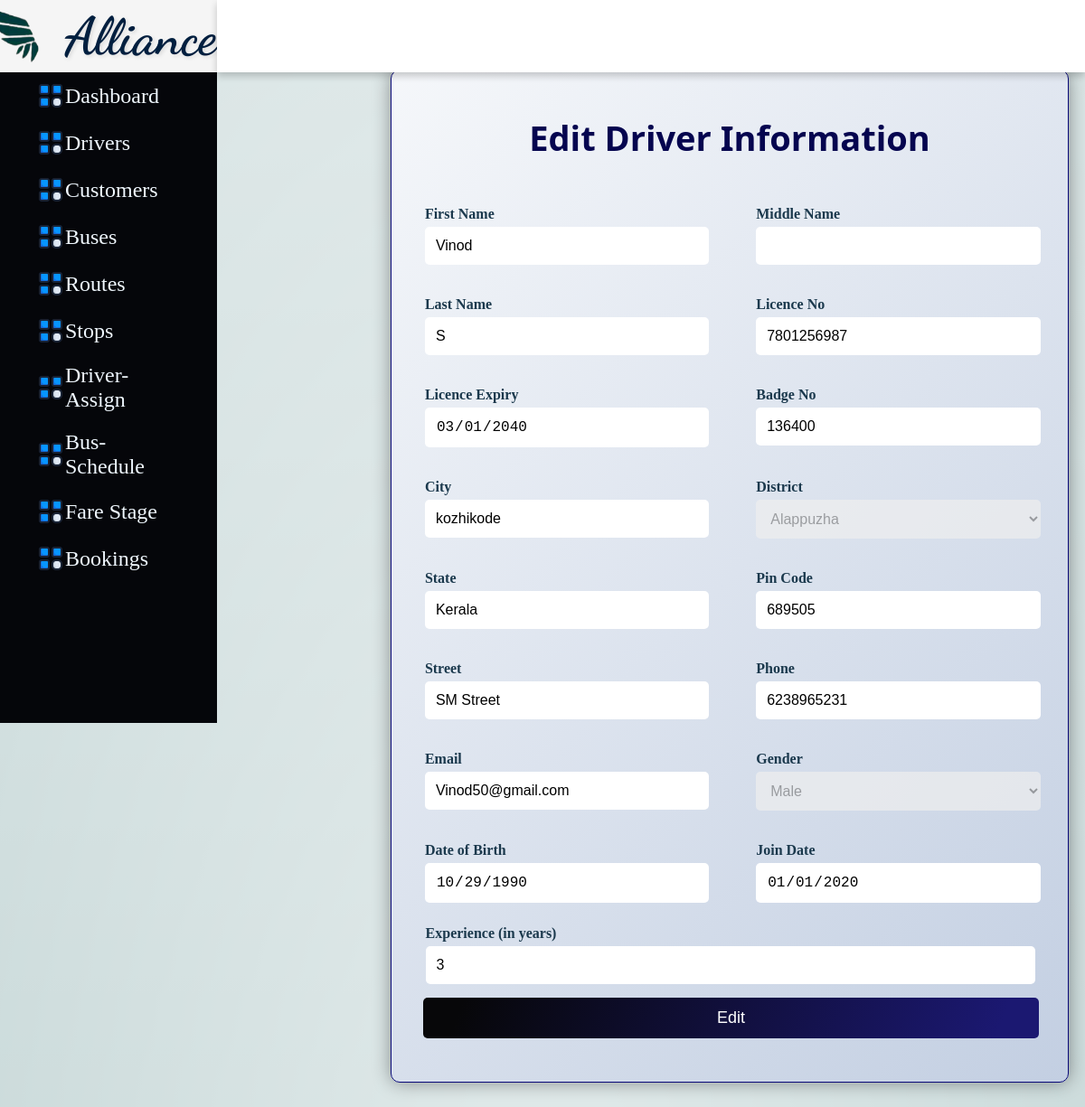
Screenshot of /Udriver.php?Driver_id=1 (signed in) with the database file from the repository.
### tables this page shows
CREATE TABLE `tbl_driver` (
  `Driver_id` int(5) NOT NULL,
  `D_fname` varchar(10) NOT NULL,
  `D_mname` varchar(10) NOT NULL,
  `D_lname` varchar(10) NOT NULL,
  `D_licence_no` varchar(16) NOT NULL,
  `D_licence_expiry` date NOT NULL,
  `D_badge_no` varchar(15) NOT NULL,
  `D_city` varchar(20) NOT NULL,
  `D_dist` varchar(20) NOT NULL,
  `D_state` varchar(20) NOT NULL,
  `D_pin` decimal(6,0) NOT NULL,
  `D_street` varchar(20) NOT NULL,
  `D_phone` decimal(10,0) NOT NULL,
  `D_email` varchar(30) NOT NULL,
  `D_gender` varchar(1) NOT NULL,
  `D_dob` date NOT NULL,
  `D_join` date NOT NULL,
  `D_experience` varchar(2) NOT NULL
);

### Udriver.php (the view, shortened to what this page needs)
<html>
    <head>
        <link rel="stylesheet" href="Style.css">
        <link rel="stylesheet" href="Audriver.css">
    </head>
    <body>
        <div class="side-menu">
            <div class="brand-name">
                <div class="logo">
                    <img src="logo2.png">
                </div>
            <h1>Alliance</h1>
        </div>
        <ul class="ui">
        <li><a href="admin.php"><img src="ui.png"> Dashboard </a></li>
          <li><a href="Driver.php"><img src="ui.png">Drivers</a></li>
          <li><a href="Cust.php"><img src="ui.png">Customers</a></li>
          <li><a href="Bus.php"><img src="ui.png">Buses</a></li>
          <li><a href="Route.php"><img src="ui.png">Routes</a></li>
          <li><a href="Stop.php"><img src="ui.png">Stops</a></li>
          <li><a href="Driverbus.php"><img src="ui.png">Driver-Assign</a></li>
          <li><a href="Busroute.php"><img src="ui.png">Bus-Schedule</a></li>
          <li><a href="Farestage.php"><img src="ui.png">Fare Stage</a></li>
          <li><a href="Abooking_view.php"><img src="ui.png">Bookings</a></li>
        </ul>
        </div>
        <div class="container">
            <div class="header">
                <div class="nav">
                <div class="user">
                    <div class="img-case">
                    </div>
                </div>
                </div>
            </div>
            <div class="content">
                    <div class="main">
                      <div class="form">
                    <?php
                      include 'Dbconnect.php';
                      $row = null;
                      function sanitizeInput($data) {
                          $data = trim($data);
                          $data = stripslashes($data);
                          $data = htmlspecialchars($data);
                          return $data;
                      }
                      if (isset($_POST['Update'])) {
                          $Driverid =sanitizeInput($_POST['Driver_id']);
                          $firstName=sanitizeInput($_POST['D_fname']);
                          $middleName=sanitizeInput($_POST["D_mname"]);
                          $lastName=sanitizeInput($_POST["D_lname"]);
                          $licenseNo=sanitizeInput($_POST["D_licence_no"]);
                          $licenseExpiry=sanitizeInput($_POST["D_licence_expiry"]);
                          $badgeNo=sanitizeInput($_POST["D_badge_no"]);
                          $city=sanitizeInput($_POST["D_city"]);
                          $district=sanitizeInput($_POST["D_dist"]);
                          $state = sanitizeInput($_POST["D_state"]);
                          $pinCode=sanitizeInput($_POST["D_pin"]);
                          $street=sanitizeInput($_POST["D_street"]);
                          $phone=sanitizeInput($_POST["D_phone"]);
                          $email=sanitizeInput($_POST["D_email"]);
                          $gender=sanitizeInput($_POST["D_gender"]);
                          $dob=sanitizeInput($_POST["D_dob"]);
                          $joinDate=sanitizeInput($_POST["D_join"]);
                          $experience=sanitizeInput($_POST["D_experience"]);
                          $district = sanitizeInput($_POST["D_dist"]);
                          if ($district === 'others') {
                              $otherDistrict = sanitizeInput($_POST["otherDistrict"]);
                              $district = $otherDistrict;
                          }
                          if (empty($licenseNo)) {
                              header("Location: ../Udriver.php?Driver_id=$id&error=D_licence_no is Required");
                              exit;
                          } else {
                                $duplicateFields = array();
                                $checkLicenceQuery = "SELECT * FROM tbl_Driver WHERE D_licence_no = '$licenseNo' AND Driver_id != $Driverid";
                                $resultLicence = mysqli_query($conn, $checkLicenceQuery);
                                if (mysqli_num_rows($resultLicence) > 0) {
                                    $duplicateFields[] = "Licence Number";
                                }
                                $checkBadgeQuery = "SELECT * FROM tbl_Driver WHERE D_badge_no = '$badgeNo' AND Driver_id != $Driverid";
                                $resultBadge = mysqli_query($conn, $checkBadgeQuery);
                                if (mysqli_num_rows($resultBadge) > 0) {
                                    $duplicateFields[] = "Badge Number";
                                }
                                $checkPhoneQuery = "SELECT * FROM tbl_Driver WHERE D_phone = '$phone' AND Driver_id != $Driverid";
                                $resultPhone = mysqli_query($conn, $checkPhoneQuery);
                                if (mysqli_num_rows($resultPhone) > 0) {
                                    $duplicateFields[] = "Phone";
                                }
                                $checkEmailQuery = "SELECT * FROM tbl_Driver WHERE D_email = '$email' AND Driver_id != $Driverid";
                                $resultEmail = mysqli_query($conn, $checkEmailQuery);
                                if (mysqli_num_rows($resultEmail) > 0) {
                                    $duplicateFields[] = "Email";
                                }
                                if (count($duplicateFields) > 0) {
                                    $duplicateFieldsStr = implode(", ", $duplicateFields);
                                    echo "<script>alert('$duplicateFieldsStr Already Exists: Please use different $duplicateFieldsStr');</script>";
                                } else {
                                    $sql = "UPDATE tbl_Driver SET
                                    D_fname='$firstName',
                                    D_mname='$middleName',
                                    D_lname='$lastName',
                                    D_licence_no='$licenseNo',
                                    D_licence_expiry='$licenseExpiry',
                                    D_badge_no='$badgeNo',
                                    D_city='$city',
                                    D_dist='$district',
                                    D_state='$state',
                                    D_pin='$pinCode',
                                    D_street='$street',
                                    D_phone='$phone',
                                    D_email='$email',
                                    D_gender='$gender',
                                    D_dob='$dob',
                                    D_join='$joinDate',
                                    D_experience='$experience'
                                    WHERE Driver_id=$Driverid";
                                  if (mysqli_query($conn, $sql)) {
                                      echo "<script> alert(\"Driver updated successfully\");</script>";
                                      echo "<script>window.location.href='Driver.php';</script>";
                                      exit;
                                  } else {
                                      echo "Error updating record: " . mysqli_error($conn);
                                  }
                              }
                          }
                      } elseif (isset($_GET['Driver_id'])) {
                          $Driverid = sanitizeInput($_GET['Driver_id']);
                          $sql = "SELECT * FROM tbl_Driver WHERE Driver_id=$Driverid";
                          $result = mysqli_query($conn, $sql);
                          if (mysqli_num_rows($result) > 0) {
                              $row = mysqli_fetch_assoc($result);
                          } else {
                              echo "<script> alert(\"No Driver found with the specified ID\");</script>";
                              echo "<script>window.location.href='Udriver.php';</script>";
                              exit;
                          }
                      }
                      ?>
                      <form action="Udriver.php" method="post" onsubmit="return validateDateOfBirth()">
                      <h1>Edit Driver Information</h1>
                      <div class="form-row">
                          </div>
                        <div class="form-row">
                          <div class="form-group">
                            <label for="firstName">First Name</label>
                            <input type="text" id="firstName" name="D_fname" value="<?php echo $row['D_fname'] ?? ''; ?>" readonly required>
                          </div>
                          <div class="form-group">
                            <label for="middleName">Middle Name</label>
                            <input type="text" id="middleName" name="D_mname" value="<?php echo $row['D_mname'] ?? ''; ?>" readonly>
                          </div>
                        </div>
                        <div class="form-row">
                          <div class="form-group">
                            <label for="lastName">Last Name</label>
                            <input type="text" id="lastName" name="D_lname" value="<?php echo $row['D_lname'] ?? ''; ?>" readonly>
                          </div>
                            <div class="form-group">
                              <label for="licenceNo">Licence No</label>
                              <input type="text" id="licenceNo" name="D_licence_no" maxlength="16"  value="<?php echo $row['D_licence_no'] ?? ''; ?>" readonly required>
                            </div>
                        </div>
                        <div class="form-row">
                          <div class="form-group">
                            <label for="licenceexpiry">Licence Expiry</label>
                            <input type="date" id="licence Expiry" name="D_licence_expiry"  min="<?= date('Y-m-d'); ?>" value="<?php echo $row['D_licence_expiry'] ?? ''; ?>" readonly required>
                          </div>
                          <div class="form-group">
                            <label for="badgeNo">Badge No</label>
                            <input type="text" id="badgeNo" name="D_badge_no" maxlength="15"  value="<?php echo $row['D_badge_no'] ?? ''; ?>" readonly required>
                          </div>
                        </div>
                        <div class="form-row">
                          <div class="form-group">
                            <label for="city">City</label>
                            <input type="text" id="city" name="D_city" value="<?php echo $row['D_city'] ?? ''; ?>" readonly required>
                          </div>
                          <div class="form-group">
                            <label for="district">District</label>
                            <select id="D_dist" name="D_dist" onchange="handleDistrictChange(this.value)" disabled required>
                            <?php
                            $districtOptions = array(
                                "Thiruvananthapuram", "Kollam", "Pathanamthitta", "Alappuzha",
                                "Kottayam", "Idukki", "Ernakulam", "Thrissur", "Palakkad",
                                "Malappuram", "Kozhikode", "Wayanad", "Kannur", "Kasargod", "others"
                            );
                            foreach ($districtOptions as $districtOption) {
                                $selected = (isset($row['D_dist']) && trim($row['D_dist']) === $districtOption) ? 'selected' : '';
                                echo "<option value=\"$districtOption\" $selected>$districtOption</option>";
                            }
                            ?>
                        </select>
                          </div>
                        </div>
                        <div class="form-row">
                          <div class="form-group">
                            <label for="D_state">State</label>
                            <input type="text" id="D_state" name="D_state" value="<?php echo $row['D_state'] ?? ''; ?>" readonly required>
                          </div>
                          <div class="form-group">
                            <label for="pinCode">Pin Code</label>
                            <input type="text" id="pinCode" name="D_pin" pattern="[0-9]{6}" minlength="6" maxlength="6" value="<?php echo $row['D_pin'] ?? ''; ?>" readonly required>
                          </div>
                        </div>
                        <div class="form-row">
                          <div class="form-group">
                            <label for="street">Street</label>
                            <input type="text" id="street" name="D_street" value="<?php echo $row['D_street'] ?? ''; ?>" readonly required>
                          </div>
                          <div class="form-group">
                            <label for="phone">Phone</label>
                            <input type="tel" id="phone" name="D_phone" pattern="[0-9]{10}" minlength="10" maxlength="10" value="<?php echo $row['D_phone'] ?? ''; ?>" readonly required>
                          </div>
                        </div>
                        <div class="form-row">
                          <div class="form-group">
                            <label for="email">Email</label>
                            <input type="email" id="email" name="D_email" value="<?php echo $row['D_email'] ?? ''; ?>" readonly required>
                          </div>
                          <div class="form-group">
                            <label for="gender">Gender</label>
                            <select id="D_gender" name="D_gender" disabled required>
                              <option value="M" <?php if (isset($row['D_gender']) && trim($row['D_gender']) === 'M') echo 'selected'; ?>>Male</option>
                            </select>
                          </div>
                        </div>
                        <div class="form-row">
                          <div class="form-group">
                            <label for="dob">Date of Birth</label>
                            <input type="date" id="dob" name="D_dob"  max="<?= date('Y-m-d'); ?>" value="<?php echo $row['D_dob'] ?? ''; ?>" readonly required>
                          </div>
                          <div class="form-group">
                            <label for="joinDate">Join Date</label>
                            <input type="date" id="joinDate" name="D_join"  min="<?= date('Y-m-d'); ?>" value="<?php echo $row['D_join'] ?? ''; ?>" readonly required>
                          </div>
                        </div>
                          <div class="form-group" id="select">
                            <label for="experience">Experience (in years)</label>
                            <input type="number" id="experience" name="D_experience" value="<?php echo $row['D_experience'] ?? ''; ?>" min="5" readonly required>
                          </div>
                          <div class="form-group">
                        <input type="button" value="Edit" onclick="enableFormFields()">
                      </div>
                        </div>
                    </div>
            </div>
        </div>
    </body>
</html>

### rows the page displays
tbl_driver: D_fname "Vinod", D_lname "S", D_licence_no "7801256987", D_licence_expiry "03/01/2040", D_badge_no "136400", D_city "kozhikode", D_state "Kerala", D_pin "689505", D_street "SM Street", D_phone "6238965231", D_email "Vinod50@gmail.com", D_gender "Male", D_dob "10/29/1990", D_join "01/01/2020", D_experience "3"

### other values shown
form field D_dist "Alappuzha"
